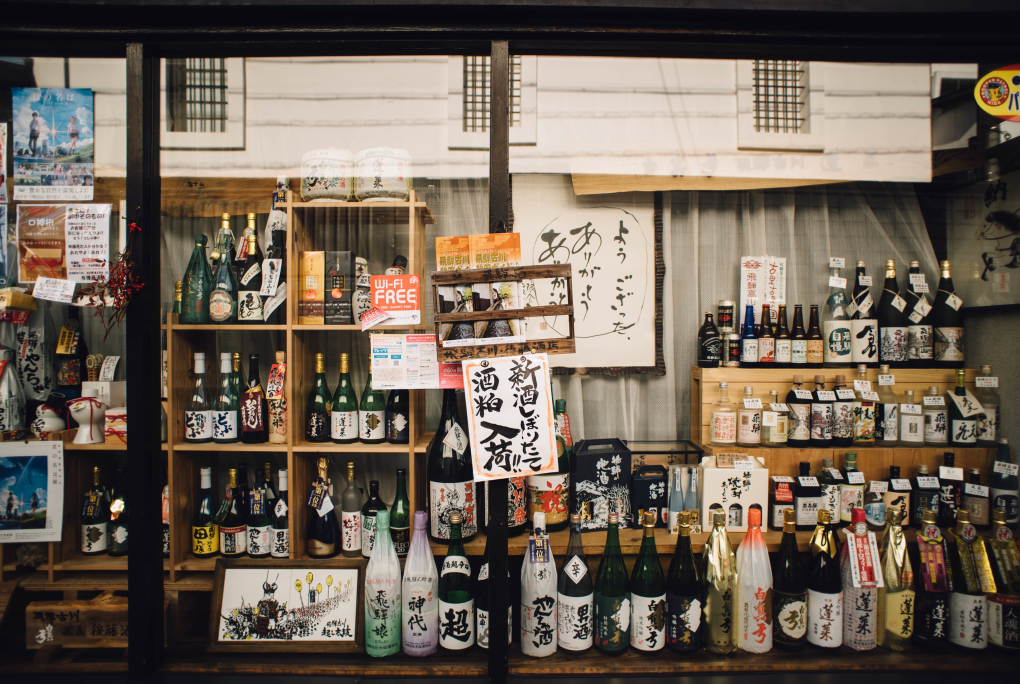
#> input picture neural-holography-mini/data/image/drink.png, 2040 x 1368 px (shown at 1/2 size)
$ python partition_depth.py
#> lines starting #> are read from the running program, lines starting #| are printed output that depends on the picture; after the words box and inside, x2 and y2 are one past the last pixel; in counts of white or black regions, pixels touching at a corner belong together
"""Standalone fixed-threshold depth partition previews; no model or training imports."""

import argparse
from pathlib import Path

import cv2
import numpy as np


PROJECT_ROOT = Path(__file__).resolve().parents[2]


def project_path(value):
    path = Path(value)
    return path if path.is_absolute() else PROJECT_ROOT / path


def read_image(path, flags):
    # imdecode supports Windows paths containing non-ASCII characters.
#> called with flags = 1
    result = cv2.imdecode(np.fromfile(str(path), dtype=np.uint8), flags)
#> result is the input picture: shape (1368, 2040, 3); mean B, G, R 85.2, 97.8, 110.3
    if result is None:
        raise ValueError(f"Could not read image: {path}")
    return result


def write_image(path, pixels):
    path.parent.mkdir(parents=True, exist_ok=True)
    success, encoded = cv2.imencode(".png", pixels)
    if not success:
        raise OSError(f"Could not encode image: {path}")
    encoded.tofile(str(path))


def partition_depth(depth, threshold):
    """Input: grayscale depth / 255 after resizing. Dark region includes equality."""
    dark = depth <= threshold
    return dark, ~dark


def tile(pixels, label, width, height):
    if pixels.ndim == 2:
        pixels = cv2.cvtColor(pixels, cv2.COLOR_GRAY2BGR)
    # Preserve the processing aspect ratio, including for tall input images.
    scale = min(width / pixels.shape[1], height / pixels.shape[0])
    resized = cv2.resize(pixels, (max(1, round(pixels.shape[1] * scale)),
                                  max(1, round(pixels.shape[0] * scale))),
                         interpolation=cv2.INTER_AREA)
    canvas = np.full((height + 38, width, 3), 28, dtype=np.uint8)
    left = (width - resized.shape[1]) // 2
    top = 38 + (height - resized.shape[0]) // 2
    canvas[top:top + resized.shape[0], left:left + resized.shape[1]] = resized
    cv2.putText(canvas, label, (10, 25), cv2.FONT_HERSHEY_SIMPLEX,
                0.51, (245, 245, 245), 1, cv2.LINE_AA)
    return canvas


def partition_images(rgb, dark, other):
    return (dark.astype(np.uint8) * 255, other.astype(np.uint8) * 255,
            np.where(dark[..., None], rgb, 0), np.where(other[..., None], rgb, 0))


def main():
    parser = argparse.ArgumentParser(description=__doc__)
    parser.add_argument("--image", default="data/image/drink.png")
    parser.add_argument("--depth", default="data/depth/drink.png")
    parser.add_argument("--threshold", type=float, default=0.10,
                        help="Selected grayscale threshold in [0, 1], not an area fraction")
    parser.add_argument("--compare-thresholds", type=float, nargs="+",
                        default=[0.02, 0.05, 0.10, 0.50])
    parser.add_argument("--size", type=int, nargs=2, default=[1920, 1080],
                        metavar=("WIDTH", "HEIGHT"))
    parser.add_argument("--output", default="output/depth_threshold_comparison_chinese")
    args = parser.parse_args()
    thresholds = sorted(set([args.threshold, *args.compare_thresholds]))
    if any(not 0 <= t <= 1 for t in thresholds):
        parser.error("All thresholds must be in [0, 1]")
    if min(args.size) < 1:
        parser.error("--size dimensions must be positive")

    rgb = read_image(project_path(args.image), cv2.IMREAD_COLOR)
    depth = read_image(project_path(args.depth), cv2.IMREAD_GRAYSCALE)
#> call 2 of read_image, with flags = 0
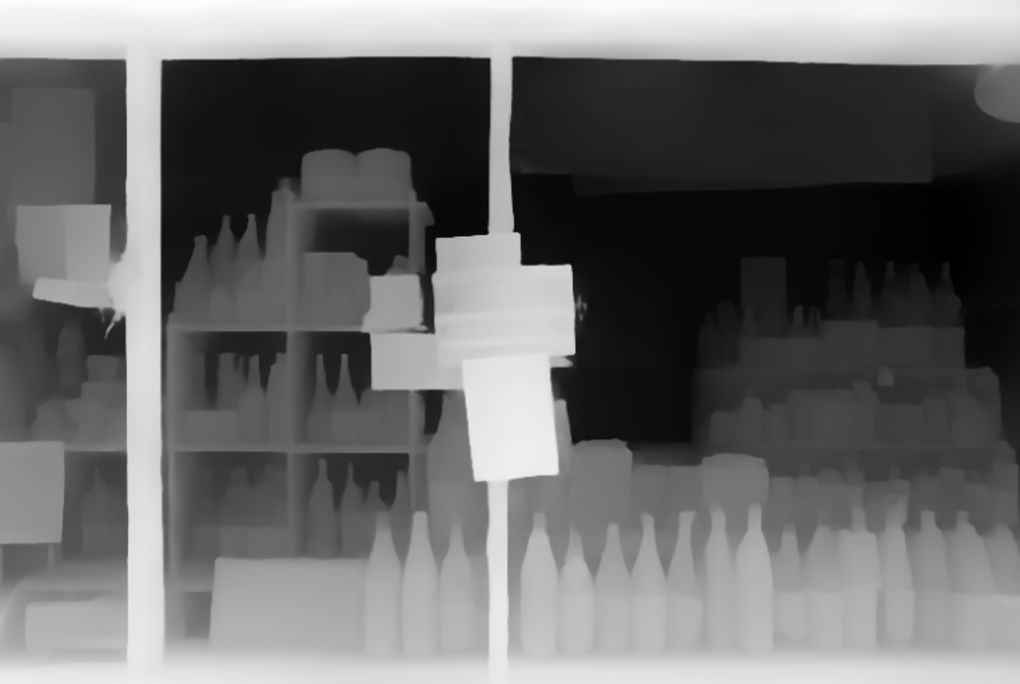
#> input picture neural-holography-mini/data/depth/drink.png, 2040 x 1368 px (shown at 1/2 size)
#> in read_image, result is the input picture: shape (1368, 2040); min 0, max 255, mean 107.2
    if rgb.shape[:2] != depth.shape:
        parser.error("RGB and depth must have the same source dimensions and alignment")
    rgb = cv2.resize(rgb, tuple(args.size), interpolation=cv2.INTER_LINEAR)
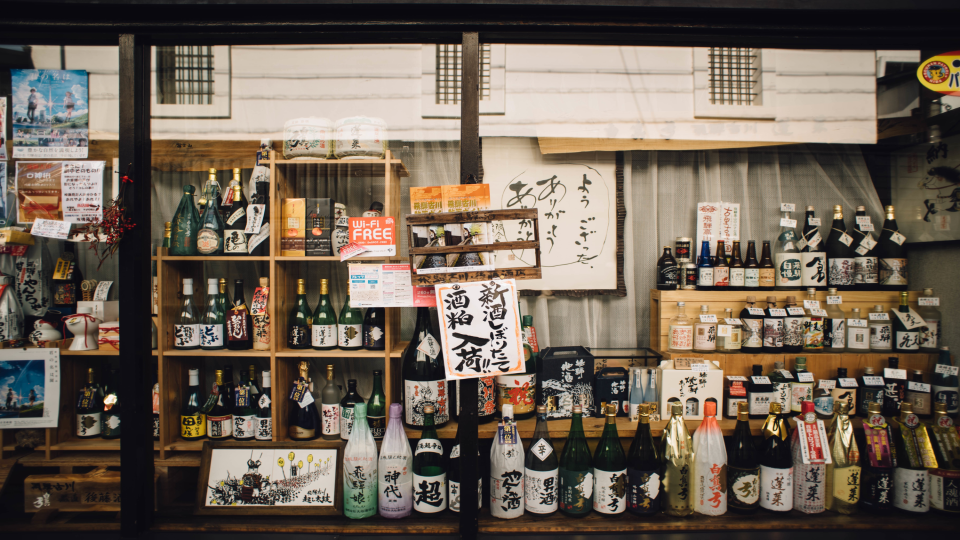
#> rgb: shape (1080, 1920, 3) (shown at 1/2 size); mean B, G, R 85.1, 97.7, 110.2
    # Match training's ordering: normalize first, bilinear resize, then threshold.
    depth = cv2.resize(depth.astype(np.float32) / 255.0, tuple(args.size),
                       interpolation=cv2.INTER_LINEAR)
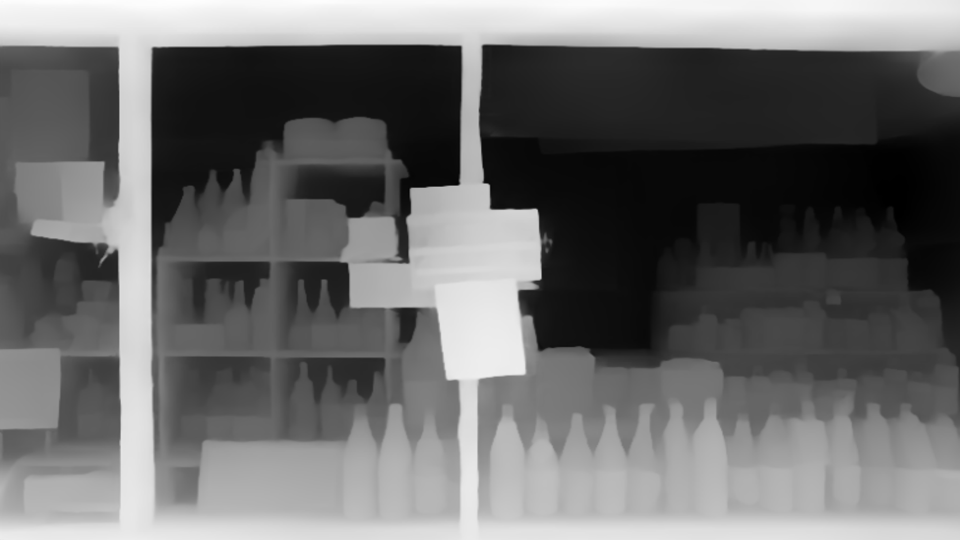
#> depth: shape (1080, 1920) float32 (shown at 1/2 size); min 0, max 1, mean 0.42
    depth_u8 = np.rint(np.clip(depth, 0, 1) * 255).astype(np.uint8)
    output = project_path(args.output)
    comparison_rows = [np.hstack([
        tile(rgb, "RGB input", 720, 270),
        tile(depth_u8, "Depth / 255 (black = low value)", 720, 270),
    ])]
#> in tile, `cv2.putText(canvas, label, (10, 25), cv2.FONT_HERSHEY_SIMPLEX, 0.51, (..`:
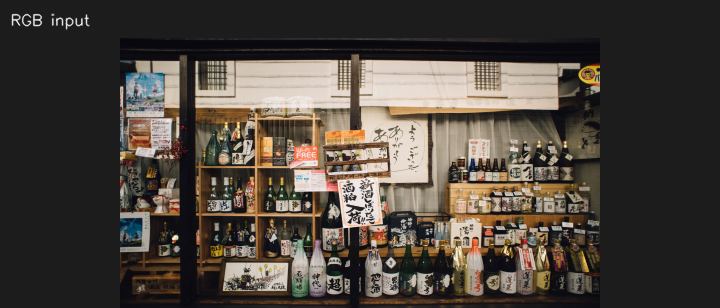
#> canvas: shape (308, 720, 3); mean B, G, R 61.6, 69, 76.3
#> call 2 of tile, with label = 'Depth / 255 (black = low value)', width = 720, height = 270
#> in tile (call 2), `cv2.putText(canvas, label, (10, 25), cv2.FONT_HERSHEY_SIMPLEX, 0.51, (..`:
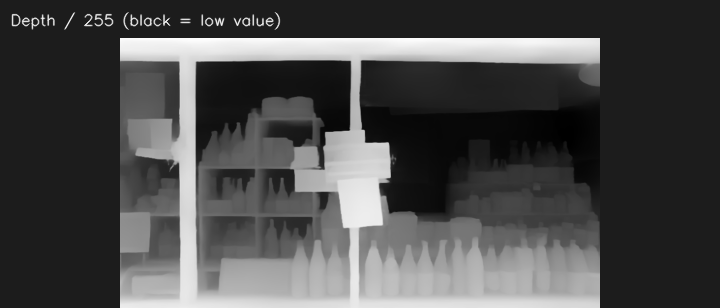
#> canvas: shape (308, 720, 3); min 0, max 254, mean 74.9
    selected_preview = None

    for threshold in thresholds:
        dark, other = partition_depth(depth, threshold)
        images = partition_images(rgb, dark, other)
        dark_pct = dark.mean() * 100
        other_pct = 100 - dark_pct
        tag = format(threshold, ".8g").replace(".", "p")
        folder = output / f"t{tag}"
        for name, pixels in zip(("mask_plane1", "mask_plane2", "rgb_plane1", "rgb_plane2"), images):
            write_image(folder / f"{name}.png", pixels)
        labels = [f"t={threshold:g} dark mask: {dark_pct:.2f}%",
                  f"other mask: {other_pct:.2f}%", "Dark region RGB", "Other region RGB"]
        comparison_rows.append(np.hstack([
            tile(pixels, label, 360, 203) for pixels, label in zip(images, labels)
        ]))
        if threshold == args.threshold:
            selected_preview = np.vstack([
                np.hstack([tile(rgb, "RGB input", 600, 338),
                           tile(depth_u8, f"Depth; threshold = {threshold:g} ({threshold * 255:g}/255)", 600, 338)]),
                np.hstack([tile(images[0], f"Plane 1 mask: D <= {threshold:g}; {dark_pct:.2f}%", 600, 338),
                           tile(images[2], "Plane 1: dark region RGB", 600, 338)]),
                np.hstack([tile(images[1], f"Plane 2 mask: D > {threshold:g}; {other_pct:.2f}%", 600, 338),
                           tile(images[3], "Plane 2: other region RGB", 600, 338)]),
            ])
        print(f"threshold={threshold:g} ({threshold * 255:g}/255): "
              f"dark={dark_pct:.4f}%, other={other_pct:.4f}%; {folder}")
#> this loop made 4 passes
#> (dark_pct, other_pct) on passes 1 to 4: (1.61, 98.39), (8.78, 91.22), (18.63, 81.37), (60.92, 39.08)
#| threshold=0.02 (5.1/255): dark=1.6114%, other=98.3886%; neural-holography-mini/output/depth_threshold_comparison_chinese/t0p02
#| threshold=0.05 (12.75/255): dark=8.7784%, other=91.2216%; neural-holography-mini/output/depth_threshold_comparison_chinese/t0p05
#| threshold=0.1 (25.5/255): dark=18.6345%, other=81.3655%; neural-holography-mini/output/depth_threshold_comparison_chinese/t0p1
#| threshold=0.5 (127.5/255): dark=60.9204%, other=39.0796%; neural-holography-mini/output/depth_threshold_comparison_chinese/t0p5
#> pass 1, in partition_depth, `dark = depth <= threshold`:
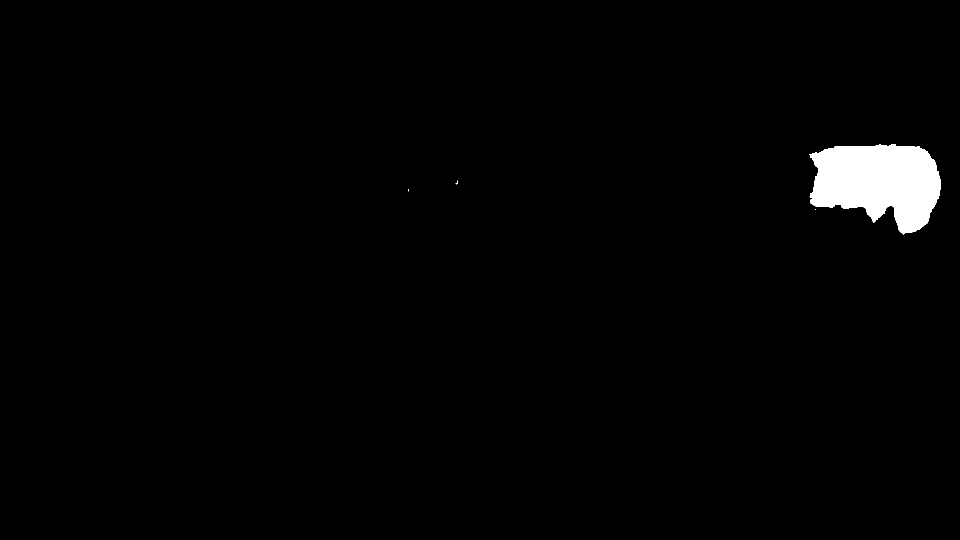
#> dark: shape (1080, 1920) bool (shown at 1/2 size); 1.6% white; 4 white regions (3 under 20 px), largest, box (x1, y1, x2, y2) and area: (1619, 289, 1882, 469) 33385
#> after the loop:
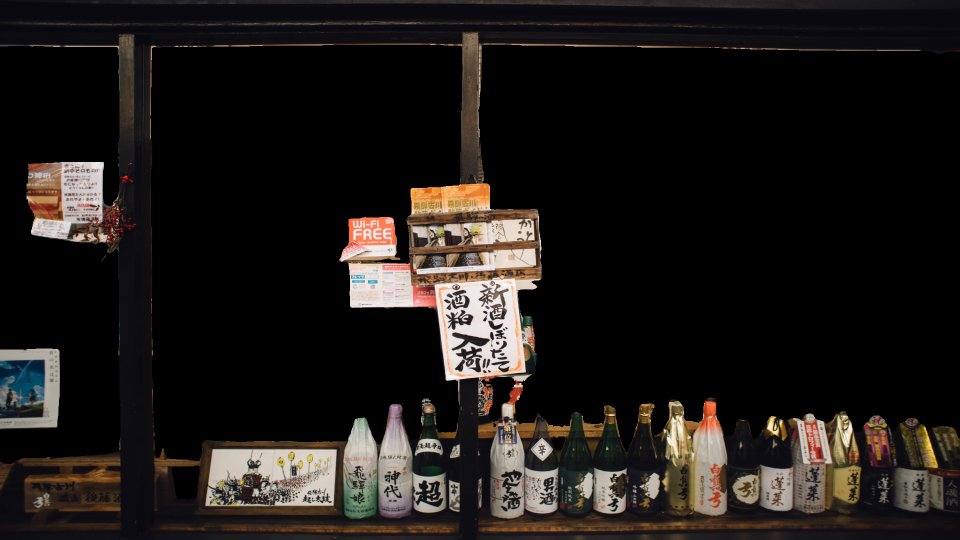
#> pixels: shape (1080, 1920, 3) (shown at 1/2 size); mean B, G, R 23.8, 26.5, 30.5
#> after the loop, comparison_rows = 5 items

    write_image(output / "threshold_comparison.png", np.vstack(comparison_rows))
    write_image(output / "selected_partition_preview.png", selected_preview)
    print(f"Selected preview: {output / 'selected_partition_preview.png'}")


if __name__ == "__main__":
    main()
